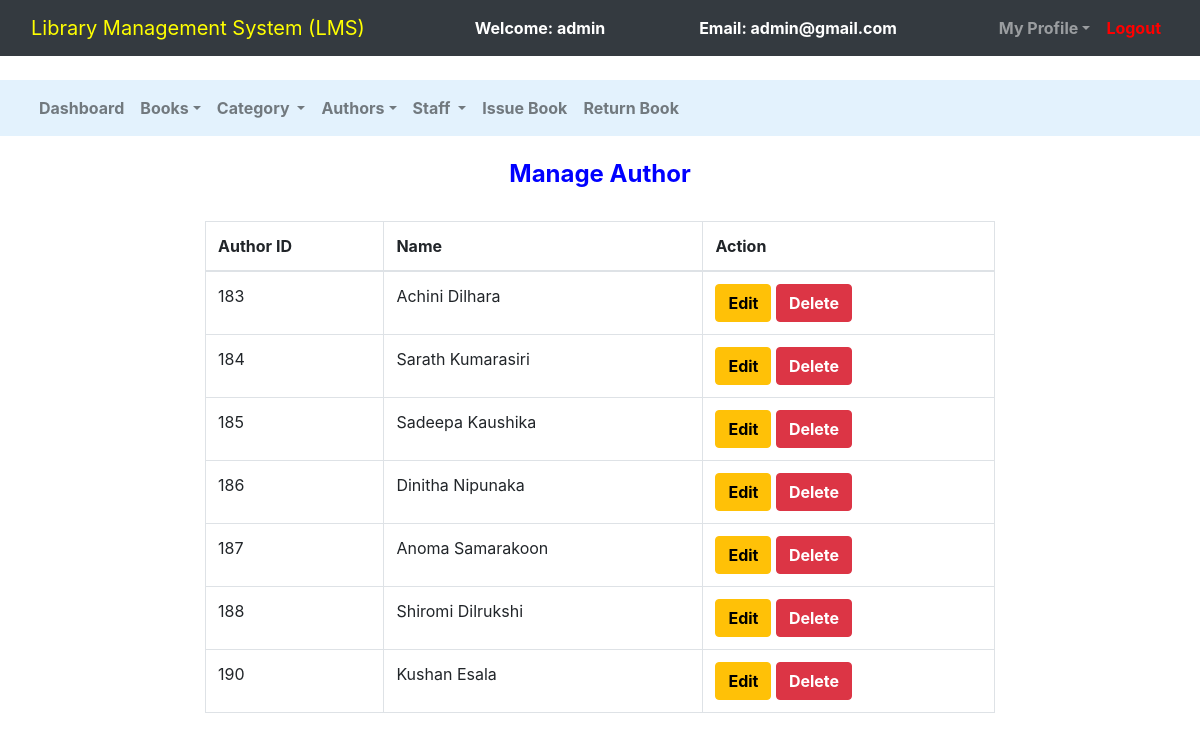
The page /admin/manage_author.php (signed in) on the database its author committed.
### tables this page shows
CREATE TABLE `authors` (
  `author_id` int(11) NOT NULL,
  `author_name` varchar(250) NOT NULL
);

### admin/manage_author.php (the view, shortened to what this page needs)
<!DOCTYPE html>
<html>
<head>
	<link rel="stylesheet" type="text/css" href="../bootstrap-4.4.1/css/bootstrap.min.css">
</head>
<body>
	<nav class="navbar navbar-expand-lg navbar-dark bg-dark">
		<div class="container-fluid">
			<div class="navbar-header">
				<a class="navbar-brand" href="admin_dashboard.php"style=color:yellow;>Library Management System (LMS)</style></a>
			</div>
			<font style="color: white"><span><strong>Welcome: <?php echo $_SESSION['name'];?></strong></span></font>
			<font style="color: white"><span><strong>Email: <?php echo $_SESSION['email'];?></strong></font>
		    <ul class="nav navbar-nav navbar-right">
		      <li class="nav-item dropdown">
	        	<a class="nav-link dropdown-toggle" data-toggle="dropdown"><b>My Profile</b></a>
		      </li>
		      <li class="nav-item">
		        <a class="nav-link" href="../logout.php"style=color:red;><b>Logout</b></a>
		      </li>
		    </ul>
		</div>
	</nav><br>
	<nav class="navbar navbar-expand-lg navbar-light" style="background-color: #e3f2fd">
		<div class="container-fluid">
		    <ul class="nav navbar-nav navbar-center">
		      <li class="nav-item">
		        <a class="nav-link" href="admin_dashboard.php"><b>Dashboard</b></a>
		      </li>
		      <li class="nav-item dropdown">
	        	<a class="nav-link dropdown-toggle" data-toggle="dropdown"><b>Books</b></a>
		      </li>
		      <li class="nav-item dropdown">
	        	<a class="nav-link dropdown-toggle" data-toggle="dropdown"><b>Category </b></a>
		      </li>
		      <li class="nav-item dropdown">
	        	<a class="nav-link dropdown-toggle" data-toggle="dropdown"><b>Authors</b></a>
		      </li>
			  <li class="nav-item dropdown">
	        	<a class="nav-link dropdown-toggle" data-toggle="dropdown"><b>Staff </b></a>
		      </li>
	          <li class="nav-item">
		        <a class="nav-link" href="issue_book.php"><b>Issue Book</b></a>
		      </li>
			  <li class="nav-item">
		        <a class="nav-link" href="return_book.php"><b>Return Book</b></a>
		      </li>
		    </ul>
		</div>
	</nav><br>
		<center><h4 style=color:blue;><b>Manage Author</b></style></h4><br></center>
		<div class="row">
			<div class="col-md-2"></div>
			<div class="col-md-8">
				<table class="table table-bordered table-hover">
					<thead>
						<tr>
							<th>Author ID</th>
							<th>Name</th>
							<th>Action</th>
						</tr>
					</thead>
					<?php
						$connection = mysqli_connect("localhost","root","");
						$query = "select * from authors";
						$query_run = mysqli_query($connection,$query);
						while ($row = mysqli_fetch_assoc($query_run)){
							?>
							<tr>
								<td><?php echo $row['author_id'];?></td>
								<td><?php echo $row['author_name'];?></td>
								<td><button class="btn btn-warning"><a href="edit_author.php?aid=<?php echo $row['author_id'];?>"style=color:black;><b>Edit</style></b></a></button>
								<button class="btn btn-danger"><a href="delete_author.php?aid=<?php echo $row['author_id'];?>"style=color:white;><b>Delete</style></b></a></button></td>
							</tr>
							<?php
						}
					?>
				</table>
			</div>
			<div class="col-md-2"></div>
		</div>
</body>
</html>

### rows shown on the page
authors: author_id "183", author_name "Achini Dilhara"
authors: author_id "184", author_name "Sarath Kumarasiri"
authors: author_id "185", author_name "Sadeepa Kaushika"
authors: author_id "186", author_name "Dinitha Nipunaka"
authors: author_id "187", author_name "Anoma Samarakoon"
authors: author_id "188", author_name "Shiromi Dilrukshi"
authors: author_id "190", author_name "Kushan Esala"

### other values the page prints
$_SESSION['name'] "admin"
$_SESSION['email'] "admin@gmail.com"
